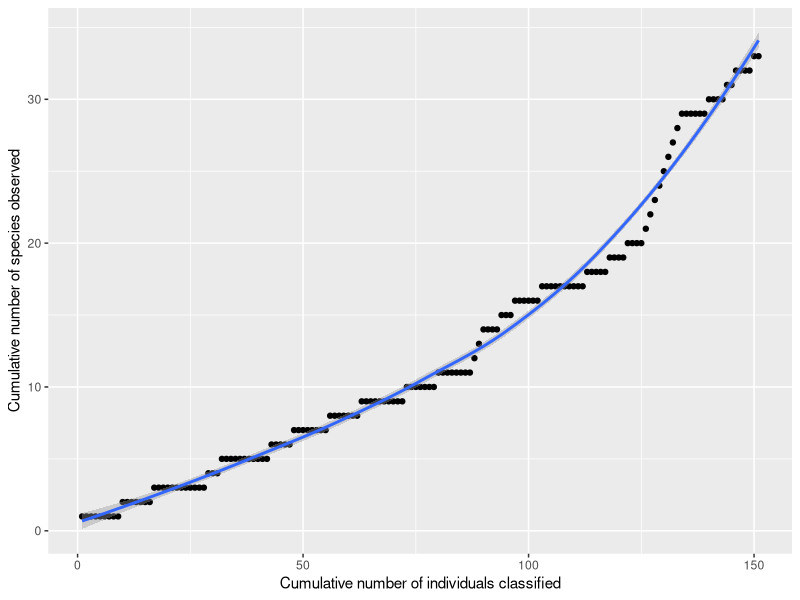

Write R code to recreate this figure.
## ---- chunk 1
#To make tables
library(kableExtra)
library(knitr)
#To manipulate and plot data
library(tidyverse)
#Alpha-diversity functions in R
library(vegan)
## ---- chunk 2
candy_data = data.frame(
  number = c(1,2,3,4,5,6,7,8,9,10,11,12,13,14,15,16,17,18,19,20,21,22,23,24,25,26,27,28,29,30,31,32,33,34,35,36,37,38,39,40,41,42,43,44,45,46,47,48,49,50,51,52),
  name = c("M&Ms_Brown","M&Ms_Red","M&Ms_Blue", "M&Ms_Yellow", "M&Ms_Orange", "MM&Ms_Green","Skittles_Yellow"," “Skittles_Purple", "Skittles_Orange", "Skittles_Green", "Skittles_Red", "Big_circle_Orange", "Big_circle_Green", "Big_circle_Yellow","Big_circle_Red", "Big_circle_Purple", "Red_Strings", "Jolly_Ranchers_Yellow", "Jolly_Ranchers_Green", "Jolly_Ranchers_Orange", "Jolly_Ranchers_Pink", "Jolly_Ranchers_Red", "Hershies","Legos_BlueRectangles", "Legos_BlueSquares", "Legos_PinkRectangles", "Legos_PinkSquares", "Legos_YellowRectangle", "Legos_YellowSquare", "Legos_GreenRectangles", "Wine_gummies_Purple", "Wine_gummies_Orange", "Wine_gummies_Red", "Wine_gummies_Yellow", "Octopus_Orange/Green", "Octopus_Yellow/Pink", "Octopus_Green_Pink", "Octopus_Purple/Yellow", "Swirl_Red", "Swirl_Blue", "Weird_gummies_cola", "Weird_gummies_Cherry", "Weird_gummies_Wine", "Classic_Bear_Red", "Classic_Bear_Purple", "Classic_Bear_Orange", "Classic_Bear_White", "Classic_Bear_Yellow", "Classic_Bear_Green", "sugar_coated_gummies_Red", "sugar_coated_gummies_Pink", "sugar_coated_gummies_Yellow"),
  occurences = c(29,27,64,35,59,28,31,43,42,46,35,5,5,4,2,3,14,27,33,44,38,33,16,3,1,6,1,3,1,2,1,1,2,3,2,2,1,1,1,2,3,1,2,16,16,16,16,18,19,1,1,1)
)
## ---- chunk 3
candy_data %>% 
  kable("html") %>%
  kable_styling(bootstrap_options = "striped", font_size = 10, full_width = F)
## ---- chunk 4
my_sample = data.frame(
 x=c(1,2,3,4,5,6,7,8,9,10,11,12,13,14,15,16,17,18,19,20,21,22,23,24,25,26,27,28,29,30,31,32,33,34,35,36,37,38,39,40,41,42,43,44,45,46,47,48,49,50,51,52,53,54,55,56,57,58,59,60,61,62,63,64,65,66,67,68,69,70,71,72,73,74,75,76,77,78,79,80,81,82,83,84,85,86,87,88,89,90,91,92,93,94,95,96,97,98,99,100,101,102,103,104,105,106,107,108,109,110,111,112,113,114,115,116,117,118,119,120,121,122,123,124,125,126,127,128,129,130,131,132,133,134,135,136,137,138,139,140,141,142,143,144,145,146,147,148,149,150,151),
  y=c(1,1,1,1,1,1,1,1,1,2,2,2,2,2,2,2,3,3,3,3,3,3,3,3,3,3,3,3,4,4,4,5,5,5,5,5,5,5,5,5,5,5,6,6,6,6,6,7,7,7,7,7,7,7,7,8,8,8,8,8,8,8,9,9,9,9,9,9,9,9,9,9,10,10,10,10,10,10,10,11,11,11,11,11,11,11,11,12,13,14,14,14,14,15,15,15,16,16,16,16,16,16,17,17,17,17,17,17,17,17,17,17,18,18,18,18,18,19,19,19,19,20,20,20,20,21,22,23,24,25,26,27,28,29,29,29,29,29,29,30,30,30,30,31,31,32,32,32,32,33,33)

)
## ---- chunk 5
ggplot(my_sample, aes(x=x, y=y)) +
  geom_point() +
  geom_smooth() +
  labs(x="Cumulative number of individuals classified", y="Cumulative number of species observed")
## ---- chunk 6
species1 = 29/(806)
species2 = 27/(806)
species3 = 64/(806)
species4=35/(806)
species5=59/(806)
species6=28/(806)
species7=31/(806)
species8=43/(806)
species9=42/(806)
species10=46/(806)
species11=35/(806)
species12=5/(806)
species13=5/(806)
species14=4/(806)
species15=2/(806)
species16=3/(806)
species17=14/(806)
species18=27/(806)
species19=33/(806)
species20=44/(806)
species21=38/(806)
species22=33/(806)
species23=16/(806)
species24=3/(806)
species25=1/(806)
species26=6/(806)
species27=1/(806)
species28=3/(806)
species29=1/(806)
species30=2/(806)
species31=1/(806)
species32=1/(806)
species33=2/(806)
species34=3/(806)
species35=2/(806)
species36=2/(806)
species37=1/(806)
species38=1/(806)
species39=1/(806)
species40=2/(806)
species41=3/(806)
species42=1/(806)
species43=2/(806)
species44=16/(806)
species45=16/(806)
species46=16/(806)
species47=16/(806)
species48=18/(806)
species49=19/(806)
species50=1/(806)
species51=1/(806)
species52=1/(806)

1 / (species1^2 + species2^2 + species3^2 + species4^2 + species5^2 + species6^2 + species7^2 + species8^2 + species9^2 + species10^2 + species11^2 + species12^2 + species13^2 + species14^2 + species15^2 + species16^2 + species17^2 + species18^2 + species19^2 + species20^2 + species21^2 + species22^2 + species23^2 + species24^2 + species25^2 + species26^2 + species27^2 + species28^2 + species29^2 + species30^2 + species31^2 + species32^2 + species33^2 + species34^2 + species35^2 + species36^2 + species37^2 + species38^2 + species39^2 + species40^2 + species41^2 + species42^2 + species43^2 + species44^2 + species45^2 + species46^2 + species47^2 + species48^2 + species49^2 + species50^2 + species51^2 + species52^2)

s1= 9/(151)
s2= 7/(151)
s3= 12/(151)
s4= 3/(151)
s5= 11/(151)
s6= 5/(151)
s7= 7/(151)
s8= 10/(151)
s9= 7/(151)
s10 =8/(151)
s11 =1/(151)
s12 =1/(151)
s13= 4/(151)
s14= 3/(151)
s15= 6/(151)
s16= 10/(151)
s17= 5/(151)
s18= 4/(151)
s19= 4/(151)
s20= 1/(151)
s21= 1/(151)
s22= 1/(151)
s23= 1/(151)
s24= 1/(151)
s25= 1/(151)
s26= 1/(151)
s27= 1/(151)
s28= 8/(151)
s29= 6/(151)
s30= 4/(151)
s31= 2/(151)
s32= 4/(151)
s33= 2/(151)
  
1/((s1^2) + (s2^2) +(s3^2) + (s4^2) +(s5^2) + (s6^2) +(s7^2) + (s8^2) +(s9^2) + (s10^2) + (s11^2) + (s12^2) +(s13^2) + (s14^2) +(s15^2) + (s16^2) +(s17^2) + (s18^2) +(s19^2) + (s20^2) + (s21^2) + (s22^2) +(s23^2) + (s24^2) +(s25^2) + (s26^2) +(s27^2) + (s28^2) +(s29^2) + (s30^2)+ (s31^2) + (s32^2) +(s33^2))



## ---- chunk 7
#my community: 
52 + 12^2/(2*40)

#my sample: 
33 + 10^2/(2*23)
## ---- chunk 8
candy_data1_diversity = 
  candy_data %>% 
  select(name, occurences) %>% 
  spread(name, occurences)

candy_data1_diversity
## ---- chunk 9
diversity(candy_data1_diversity, index="invsimpson")
#23.44748
## ---- chunk 10
specpool(candy_data1_diversity)
#    Species chao chao.se jack1 jack1.se jack2 boot boot.se n
#All      52   52       0    52        0    52   52       0 1
## ---- chunk 11
my_sample_data = data.frame(
  number = c(1,2,3,4,5,6,7,8,9,10,11,12,13,14,15,16,17,18,19,20,21,22,23,24,25,26,27,28,29,30,31,32,33),
  name = c("M&Ms_Brown","M&Ms_Red", "M&Ms_Blue", "M&Ms_Yellow", "M&Ms_Orange", "MM&Ms_Green","Skittles_Yellow"," “Skittles_Purple", "Skittles_Orange", "Skittles_Green", "Skittles_Red", "Big_circle_Green", "Big_circle_Yellow","Red_Strings", "Jolly_Ranchers_Yellow", "Jolly_Ranchers_Green", "Jolly_Ranchers_Orange", "Jolly_Ranchers_Pink", "Jolly_Ranchers_Red", "Hershies", "Legos_BlueSquares", "Legos_PinkRectangles", "Legos_PinkSquares", "Legos_GreenRectangles", "Wine_gummies_Orange", "Wine_gummies_Yellow", "Octopus_Purple/Yellow", "Swirl_Red", "Classic_Bear_Red", "Classic_Bear_Orange", "Classic_Bear_White", "Classic_Bear_Yellow", "Classic_Bear_Green"),
  occurences = c(9,7,12,3,11,5,8,7,10,7,8,1,1,4,3,6,10,5,4,4,1,1,1,1,1,1,1,1,6,4,2,4,2)
)
my_sample_data %>% 
  kable("html") %>%
  kable_styling(bootstrap_options = "striped", font_size = 10, full_width = F)

my_sample_data1_diversity = 
  my_sample_data %>% 
  select(name, occurences) %>% 
  spread(name, occurences)

my_sample_data1_diversity

diversity(my_sample_data1_diversity, index="invsimpson")
#21.53069

specpool(my_sample_data1_diversity)
#    Species chao chao.se jack1 jack1.se jack2 boot boot.se n
#All      33   33       0    33        0    33   33       0 1
